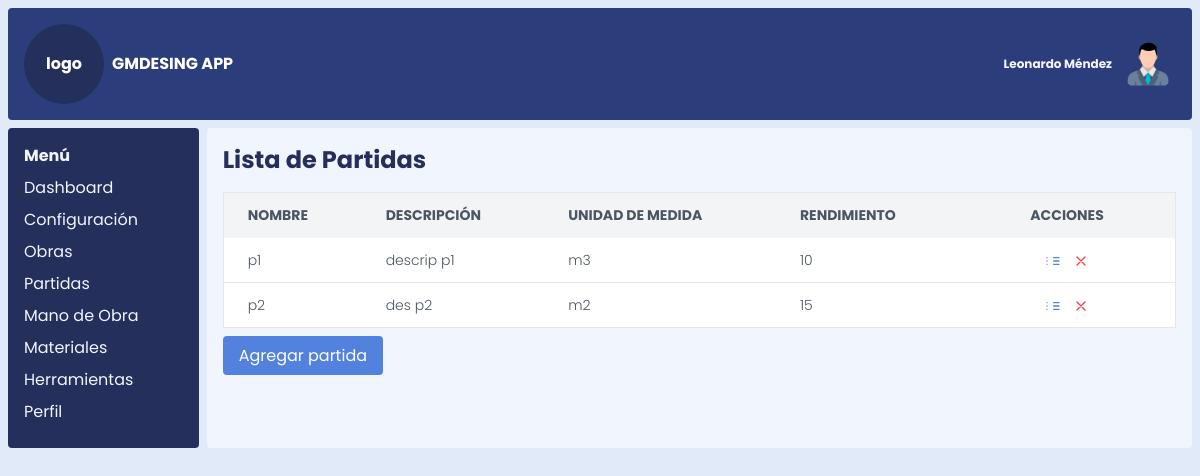
The app's page /partidas with its own data.
### models.py (models this page shows)
class Partida(db.Model):
    __tablename__ = 'partida'
    id_partida = db.Column(db.Integer, primary_key=True)
    nombre_partida = db.Column(db.String(100), nullable=False)
    descripcion_partida = db.Column(db.Text)
    unidad_medida_id = db.Column(
        db.Integer,
        db.ForeignKey('unidad_medida.id_unidad_medida', name='fk_partida_unidad_medida')
    )
    rendimiento = db.Column(db.Integer)
    obras = db.relationship('ObraPartida', back_populates='partida', lazy='dynamic')  # Relación con Obras
    manos_obra = db.relationship('PartidasManoDeObra', backref='partida', lazy=True)
    herramientas = db.relationship('PartidasHerramientas', backref='partida', lazy=True)
    materiales = db.relationship('PartidasMateriales', backref='partida', lazy=True)
    unidad_medida = db.relationship('UnidadMedida', backref='partidas')

class UnidadMedida(db.Model):
    __tablename__ = 'unidad_medida'
    id_unidad_medida = db.Column(db.Integer, primary_key=True)
    nombre_unidad_medida = db.Column(db.String(100), nullable=False)

### app.py (the view)
@app.route('/partidas')
def listar_partidas():
    partidas = Partida.query.all()
    return render_template('listar_partidas.html', partidas_lista=partidas,datos=datos)

### templates/listar_partidas.html
{% extends 'index.html' %}
{% block content %}
    <h1 class="text-2xl font-bold mb-4">Lista de Partidas</h1>
    <div class="overflow-x-auto">
        <table class="min-w-full bg-white border border-gray-200">
            <thead>
                <tr class="bg-gray-100 text-gray-600 uppercase text-sm leading-normal">
                    <th class="py-3 px-6 text-left">Nombre</th>
                    <th class="py-3 px-6 text-left">Descripción</th>
                    <th class="py-3 px-6 text-left">Unidad de Medida</th>
                    <th class="py-3 px-6 text-left">Rendimiento</th>
                    <th class="py-3 px-12 text-center">Acciones</th>
                </tr>
            </thead>
            <tbody class="text-gray-600 text-sm font-light">
                {% for partida in partidas_lista %}
                    <tr class="border-b border-gray-200 hover:bg-gray-100">
                        <td class="py-3 px-6">{{ partida.nombre_partida }}</td>
                        <td class="py-3 px-6">{{ partida.descripcion_partida or "Sin descripción" }}</td>
                        <td class="py-3 px-6">{{ partida.unidad_medida.nombre_unidad_medida or "Sin Und" }}</td>
                        <td class="py-3 px-6">{{ partida.rendimiento or "Sin Información" }}</td>
                        <td class="py-3 px-6 text-center">
                            <a href="{{ url_for('editar_partida', id_partida=partida.id_partida) }}" class="text-blue-500 hover:text-blue-700">
                                <svg xmlns="http://www.w3.org/2000/svg" class="h-4 w-4 inline" fill="none" viewBox="0 0 24 24" stroke="currentColor">
                                    <path stroke-linecap="round" stroke-linejoin="round" stroke-width="2" d="M13 7h8M13 12h8m-8 5h8M3 7h.01M3 12h.01M3 17h.01" />
                                </svg>
                            </a>
                            <a href="{{ url_for('eliminar_partida', id_partida=partida.id_partida) }}" class="text-red-500 hover:text-red-700 ml-2">
                                <svg xmlns="http://www.w3.org/2000/svg" class="h-4 w-4 inline" fill="none" viewBox="0 0 24 24" stroke="currentColor">
                                    <path stroke-linecap="round" stroke-linejoin="round" stroke-width="2" d="M6 18L18 6M6 6l12 12" />
                                </svg>
                            </a>
                        </td>
                    </tr>
                {% endfor %}
            </tbody>
        </table>
    </div>
    <div class="mt-4">
        <a href="{{ url_for('crear_partida') }}" class="bg-blue-500 text-white px-4 py-2 rounded hover:bg-blue-600">Agregar partida</a>
    </div>
{% endblock %}

### static/css/styles.css (style rules this page uses)
html, :host { line-height: 1.5; -webkit-text-size-adjust: 100%; -moz-tab-size: 4; -o-tab-size: 4; tab-size: 4; font-family: Poppins, sans-serif; font-feature-settings: normal; font-variation-settings: normal; -webkit-tap-highlight-color: transparent; }
body { margin: 0; line-height: inherit; }
h1, h2, h3, h4, h5, h6 { font-size: inherit; font-weight: inherit; }
a { color: inherit; text-decoration: inherit; }
table { text-indent: 0; border-color: inherit; border-collapse: collapse; }
blockquote, dl, dd, h1, h2, h3, h4, h5, h6, hr, figure, p, pre { margin: 0; }
img, svg, video, canvas, audio, iframe, embed, object { display: block; vertical-align: middle; }
.base { --tw-bg-opacity: 1; background-color: rgb(224 234 249 / var(--tw-bg-opacity, 1)); }
.mb-4 { margin-bottom: 1rem; }
.ml-2 { margin-left: 0.5rem; }
.mt-4 { margin-top: 1rem; }
.inline { display: inline; }
.grid { display: grid; }
.h-4 { height: 1rem; }
.h-\[100vh\] { height: 100vh; }
.w-4 { width: 1rem; }
.min-w-full { min-width: 100%; }
.grid-cols-12 { grid-template-columns: repeat(12, minmax(0, 1fr)); }
.gap-2 { gap: 0.5rem; }
.overflow-x-auto { overflow-x: auto; }
.rounded { border-radius: 0.25rem; }
.border { border-width: 1px; }
.border-b { border-bottom-width: 1px; }
.border-gray-200 { --tw-border-opacity: 1; border-color: rgb(229 231 235 / var(--tw-border-opacity, 1)); }
.bg-blue-500 { --tw-bg-opacity: 1; background-color: rgb(83 130 222 / var(--tw-bg-opacity, 1)); }
.bg-gray-100 { --tw-bg-opacity: 1; background-color: rgb(243 244 246 / var(--tw-bg-opacity, 1)); }
.bg-white { --tw-bg-opacity: 1; background-color: rgb(255 255 255 / var(--tw-bg-opacity, 1)); }
.p-2 { padding: 0.5rem; }
.px-12 { padding-left: 3rem; padding-right: 3rem; }
.px-4 { padding-left: 1rem; padding-right: 1rem; }
.px-6 { padding-left: 1.5rem; padding-right: 1.5rem; }
.py-2 { padding-top: 0.5rem; padding-bottom: 0.5rem; }
.py-3 { padding-top: 0.75rem; padding-bottom: 0.75rem; }
.text-left { text-align: left; }
.text-center { text-align: center; }
.text-2xl { font-size: 1.5rem; line-height: 2rem; }
.text-sm { font-size: 0.875rem; line-height: 1.25rem; }
.font-bold { font-weight: 700; }
.font-light { font-weight: 300; }
.uppercase { text-transform: uppercase; }
.leading-normal { line-height: 1.5; }
.text-blue-500 { --tw-text-opacity: 1; color: rgb(83 130 222 / var(--tw-text-opacity, 1)); }
.text-gray-600 { --tw-text-opacity: 1; color: rgb(75 85 99 / var(--tw-text-opacity, 1)); }
.text-red-500 { --tw-text-opacity: 1; color: rgb(239 68 68 / var(--tw-text-opacity, 1)); }
.text-white { --tw-text-opacity: 1; color: rgb(255 255 255 / var(--tw-text-opacity, 1)); }

### records on screen
Partida: nombre_partida "p1", descripcion_partida "descrip p1", unidad_medida "m3", rendimiento "10"
Partida: nombre_partida "p2", descripcion_partida "des p2", unidad_medida "m2", rendimiento "15"

### other values on screen
{{ datos.sistema }} "GMDESING APP"
{{ datos.usuario }} "Leonardo Méndez"
{{ item.name }} "Dashboard" "Configuración" "Obras" "Partidas" "Mano de Obra" "Materiales" "Herramientas" "Perfil"
